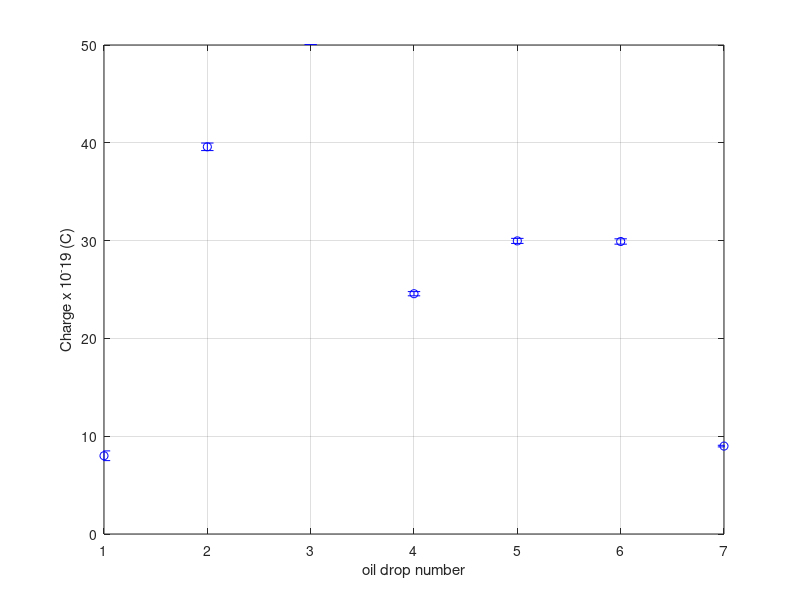

The MATLAB source for this figure:
%% CalculateDropletCharge.m
%
% Author: Daniel Opdahl
% Last modified: 11/2/2019
% Purpose: Takes user input of Milikan Oil Drop experiment
% in order to calculate the charge on the droplet for the Millikan Oil Drop
% Experiment.

% Create arrays for charge values to be stored in

collected_charges = [];
collected_charges_unc = [];

% Manually inputted data
down_velos = [0.0146,
0.02032,
0.020585,
0.017322,
0.018723,
0.016018,
0.017739];
down_velos_unc = [0.00004,
0.0001,
0.00007,
0.00005,
0.00004,
0.00004,
0.00007];
up_velos = [0.1524,
0.6803,
0.8675,
0.4535,
0.5337,
0.5801,
0.15261];
up_velos_unc = [0.0004,
0.003,
0.003,
0.001,
0.001,
0.002,
0.0006];
measured_viscosity = 1.819;
measured_viscosity_unc = 0.1;
measured_voltage = 200;
measured_voltage_unc = 1;

% Use a for loop to run through all our manually inputted data

for i = 1:length(down_velos)
    
    % Input data, convert units, and define constants

    velocity_down = down_velos(i); %(mm/s)
    velocity_up = up_velos(i); %(mm/s)
    viscosity_air = measured_viscosity; %(Nsm^-2 * 10^-5)
    plate_separation = 0.00745; %(m)
    plate_separation_unc = 0.00005; %(m)
    voltage = measured_voltage; %(volts)

    velocity_down = velocity_down * 0.001; %(m/s)
    velocity_up = velocity_up * 0.001; %(m/s)
    viscosity_air = viscosity_air * 10^-5; %(Nsm^-2)
    measured_viscosity_unc = measured_viscosity_unc * 10^-5;

    density_oil = 866; %(kg/m^3)
    g = 9.81; %(m/s^2)

    % Calculate droplet radius

    droplet_radius = sqrt( (9*viscosity_air*velocity_down) / (2*density_oil*g) );
    
    % Define partial derivatives for radius uncertainty
    
    dqDviscosity_air = (1/2) * ( (9*velocity_down*viscosity_air) / (2*density_oil*g) )^(-0.5) * ((9*velocity_down) / (2*density_oil*g));
    
    dqDvelocity_down = (1/2) * ( (9*velocity_down*viscosity_air) / (2*density_oil*g) )^(-0.5) * ((9*viscosity_air) / (2*density_oil*g));
    
    % Calculate uncertainty in droplet radius
    
    droplet_radius_unc = sqrt( (dqDviscosity_air * measured_viscosity_unc)^2 + (dqDvelocity_down * (down_velos_unc(i)/1000))^2 );

    % Calculate charge on droplet and add to collection

    charge = (6*pi*viscosity_air*droplet_radius * (velocity_up + velocity_down) * plate_separation) / (voltage);
    collected_charges(i) = charge;
    
    % Define partial derivatives for droplet charge uncertainty
    
    dqDviscosity_air = (6*pi*droplet_radius * (velocity_up + velocity_down) * plate_separation) / (voltage);
    
    dqDdroplet_radius = (6*pi*viscosity_air * (velocity_up + velocity_down) * plate_separation) / (voltage);
    
    dqDvelocity_up = (6*pi*viscosity_air*droplet_radius * plate_separation) / (voltage);
    
    dqDvelocity_down = (6*pi*viscosity_air*droplet_radius * plate_separation) / (voltage);
    
    dqDplate_separation = (6*pi*viscosity_air*droplet_radius * (velocity_up + velocity_down)) / (voltage);
    
    dqDvoltage = (-6*pi*viscosity_air*droplet_radius * (velocity_up + velocity_down) * plate_separation) / (voltage^2);
    
    % Calculate uncertainty in droplet charge
    
    charge_unc = sqrt( (dqDviscosity_air*measured_viscosity_unc)^2 + (dqDdroplet_radius*droplet_radius_unc)^2 + (dqDvelocity_up*(up_velos_unc(i)/1000))^2 + (dqDvelocity_down*(down_velos_unc(i)/1000))^2 + (dqDplate_separation*plate_separation_unc)^2 + (dqDvoltage*measured_voltage_unc)^2 );
    collected_charges_unc(i) = charge_unc;
end

collected_charges
collected_charges_unc
    
% Take collected charges and display them in a histogram

% p=[1,1,1,2,4,5,5,5,5,5,8,10];
% h = histogram(p)
% h = histogram(collected_charges, 'BinEdges', linspace(0, 1, 5))
% h = histogram(collected_charges,10000000)
% grid on
% xlim([0,0.00000000000000000001]);

drop_number = 1:7;
charge = [8.00,39.59,50.51,24.57,29.97,29.91,8.99];
unc_charge = [0.4967,0.3848,0.4639,0.2151,0.2586,0.2723,0.0837];



x1 = drop_number;
y1 = charge;
%dx1 = errangle;
dy1 = unc_charge;

%Plot data with x and y error bars
errorbar(x1,y1,dy1,'bo')

grid on

xlabel('oil drop number')
ylabel('Charge x 10^-19 (C)')

% spacing = .1602;
% yticks(spacing*(1:100))

axis([1 7 0 50])

hold off